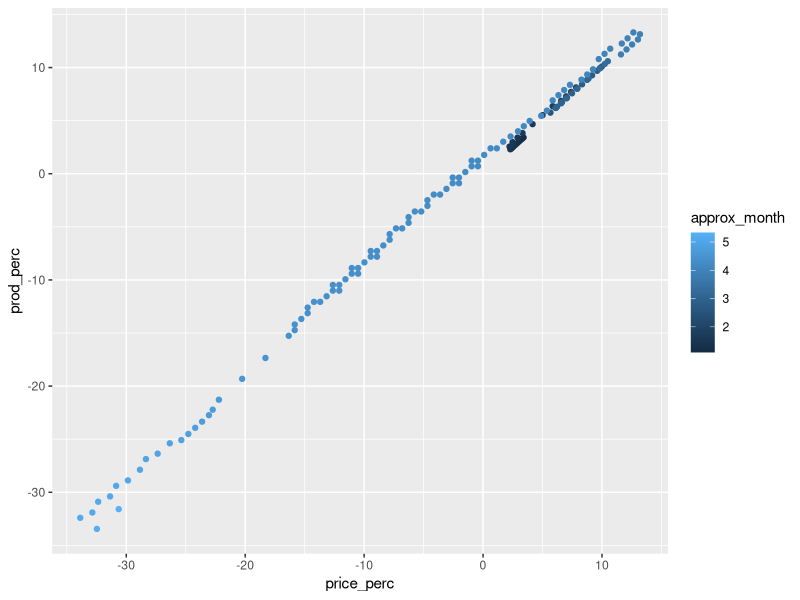

Write the R code that produced this figure.
## ---- chunk 1
library(tidyverse)
## ---- chunk 2
## TODO: Load the data you extracted above
df_price <- read_csv("data/beef_price.csv", col_names = c("month", "price_perc"))
df_production <- read_csv("data/beef_production.csv", col_names = c("month", "prod_perc"))
## ---- chunk 3

df_price %>% 
  mutate(
    approx_month = round(month, 2)
  ) %>% 
  full_join(
    df_production %>% mutate(approx_month = round(month, 2)),
    by = "approx_month"
  ) %>% 
  drop_na() %>% 
  # glimpse()
  # arrange(approx_month) %>% 
  ggplot(aes(x = price_perc, y = prod_perc, color = approx_month)) +
  geom_point()
